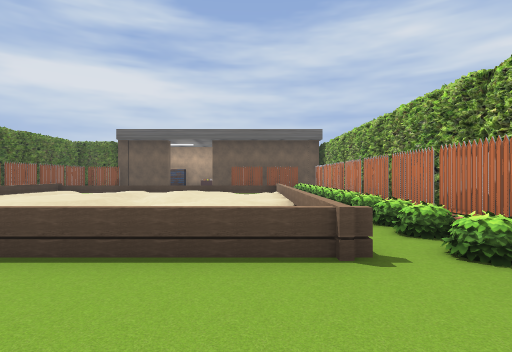
view 1 (above)

16 first-person views from a walk through a level from a Godot 3-D game. The camera is 1.4 m above the floor, looks level and sees 80° across. The floor is counted in squares, 2 m on a side. Each view is taken from the middle of a square. On the plan, view 1 faces up. The plan holds only what a view shows up to about 10 squares ahead; the rest is blank. Some surface patterns are stand-ins.

view 2
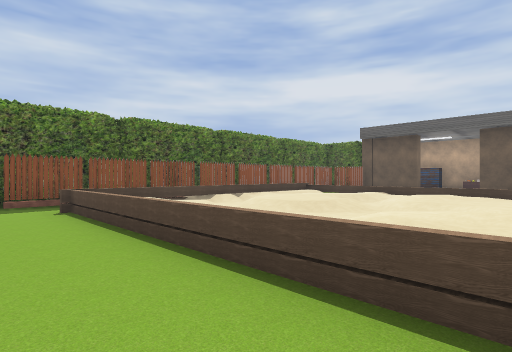

view 3
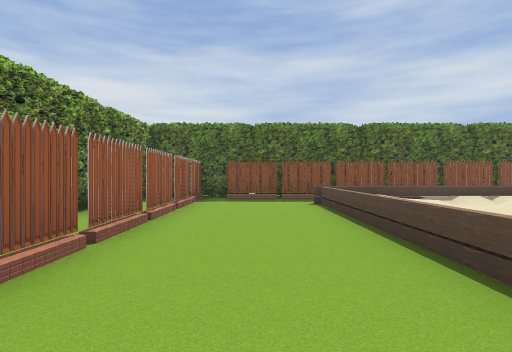

view 4
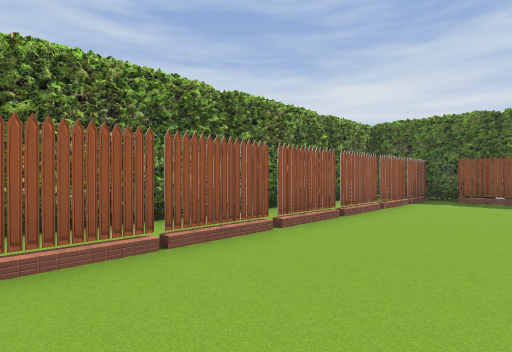

view 5
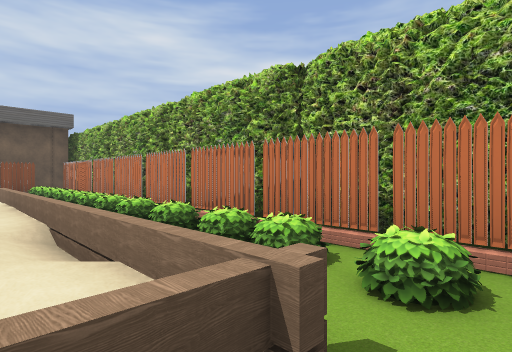

view 6
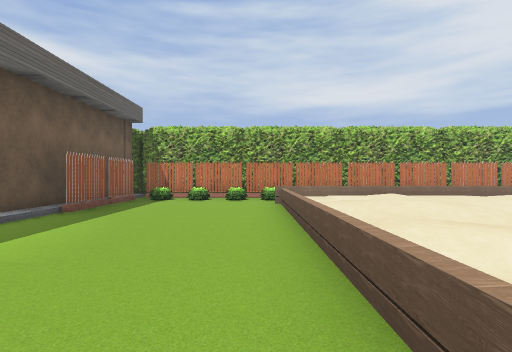

view 7
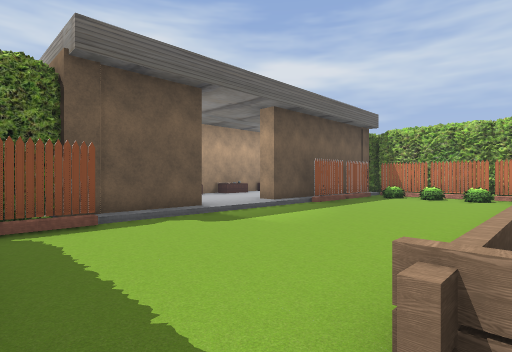

view 8
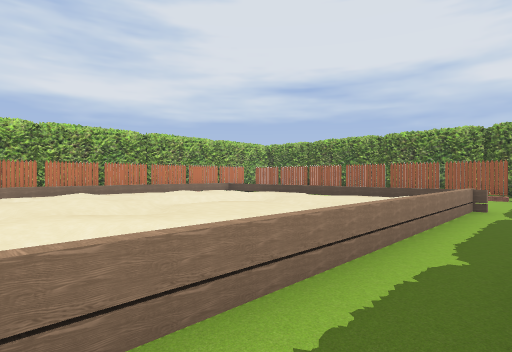

view 9
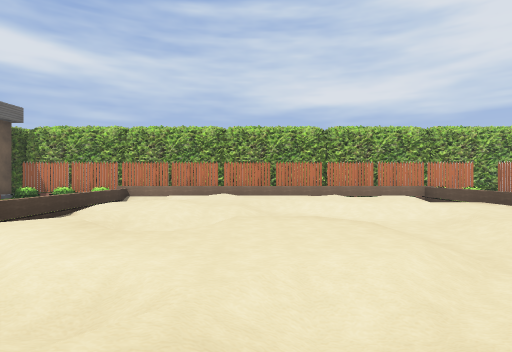

view 10
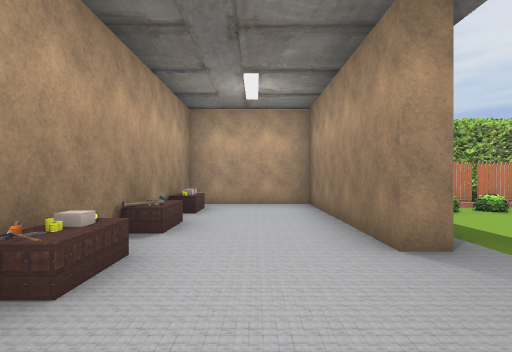

view 11
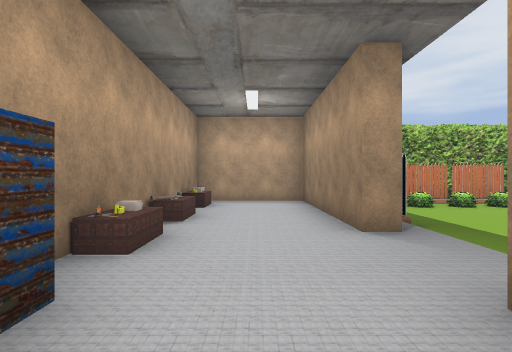

view 12
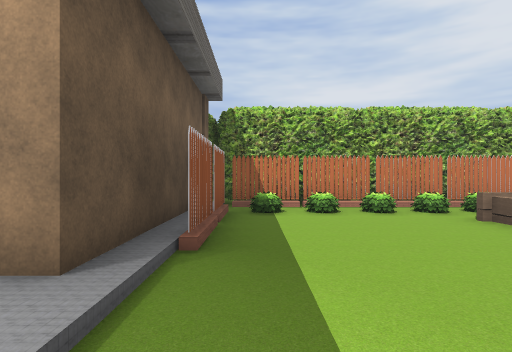

view 13
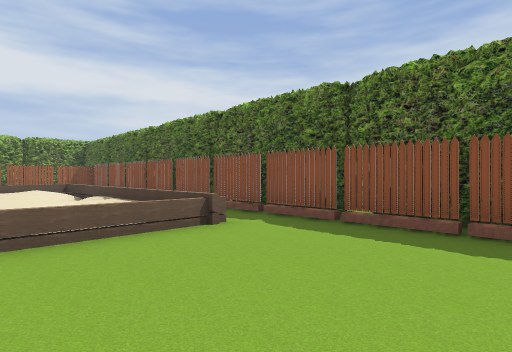

view 14
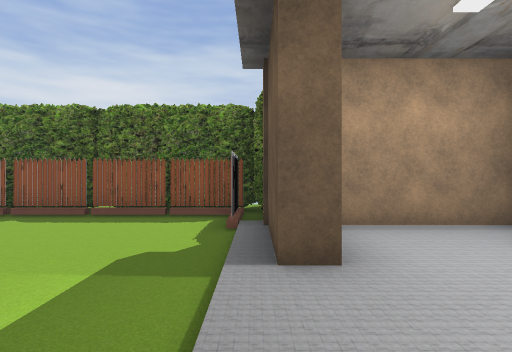

view 15
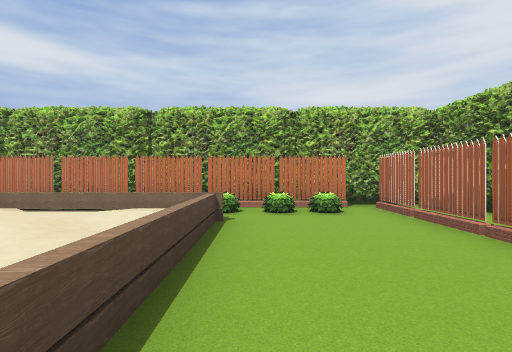

view 16
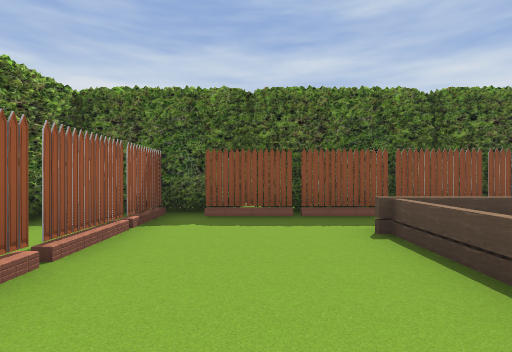

### Floor plan
Key: @ floor where view 1 was taken; # wall or solid block; . main floor; : floor 0.25 m higher than the main floor; = window, fence, low wall or low ledge; ^ raised ledge; F fence; B bush; C coin; O other object.
Columns run from 9 left of view 1 to 4 right of it. Each row starts with its distance up from view 1.
 19   ###########
 18   #:::OO::OO#
 17   #:::C:::O:#
 16   ###::######
 15 ##F:::::#FF###
 14 #F.........BF=
 13 #..........B#=
 12 #F..........F#
 11 #F.........BF#
 10 #.^^^^^^^^^B#=
  9 #F.^^^^^^^^.F
  8 #..^^^^^^^^B##
  7 #F.^^^^^^^^BF
  6 #F.^^^^^^^^BF
  5 #..^^^^^^^=.##
  4 #F.^^^^^^^^BF#
  3 #F^^^^^^^^^B#=
  2 #...........F=
  1 #F.........BF#
  0 #........@..#=
 -1 #F.FFFF.FFFF##
 -2 #############

Where each view was taken, in squares from view 1:
view 1: 0 up, 0 right, facing up
view 2: 1 up, 0 right, facing up-left
view 3: 1 up, 1 right, facing left
view 4: 2 up, 1 right, facing down-left
view 5: 2 up, 0 right, facing up-right
view 6: 11 up, 7 left, facing right
view 7: 10 up, 8 left, facing up-right
view 8: 10 up, 8 left, facing down-right
view 9: 7 up, 7 left, facing right
view 10: 17 up, 5 left, facing right
view 11: 17 up, 6 left, facing right
view 12: 14 up, 4 left, facing right
view 13: 14 up, 4 left, facing down-left
view 14: 15 up, 2 left, facing left
view 15: 2 up, 4 left, facing right
view 16: 1 up, 3 left, facing left
